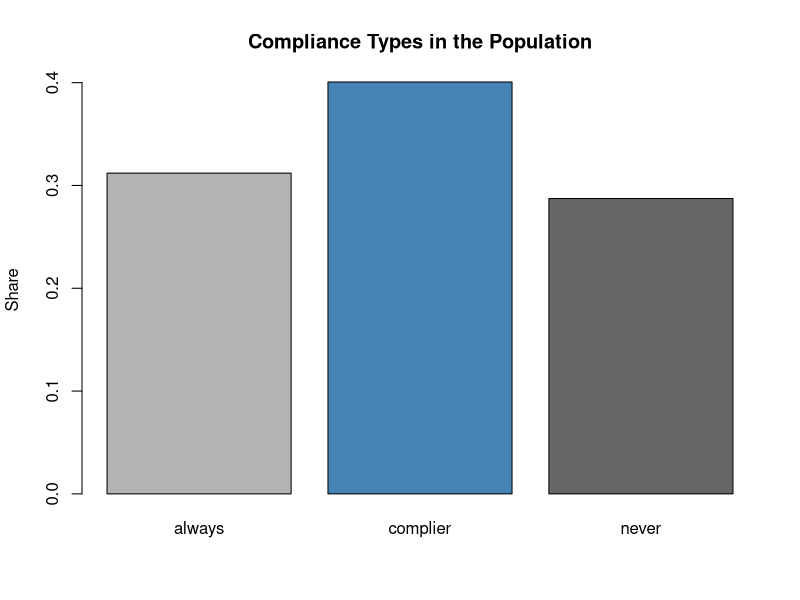

Reproduce this figure in R.
## ---- chunk 1
knitr::opts_chunk$set(
  echo = FALSE,
  message = FALSE,
  warning = FALSE,
  comment = NA,
  fig.align = "center"
)
## ---- chunk 2
set.seed(123)

n <- 3000
u <- rnorm(n)

type <- sample(
  c("never", "complier", "always"),
  size = n,
  replace = TRUE,
  prob = c(0.3, 0.4, 0.3)
)

z <- rbinom(n, 1, 0.5)

treat <- ifelse(
  type == "never", 0,
  ifelse(type == "always", 1, z)
)

y0 <- 5 + u + rnorm(n)
tau <- ifelse(type == "complier", 4, 1)
y1 <- y0 + tau

y <- y0 + treat * (y1 - y0)

case3C <- data.frame(y, treat, z, type, y0, y1, tau)
## ---- chunk 3
ATE  <- mean(case3C$y1 - case3C$y0)
LATE <- mean(case3C$tau[case3C$type == "complier"])

c(ATE = ATE, LATE = LATE)
## ---- chunk 4
ols <- lm(y ~ treat, data = case3C)
summary(ols)
## ---- chunk 5
wald <- cov(case3C$y, case3C$z) / cov(case3C$treat, case3C$z)
wald
## ---- chunk 6
library(AER)
iv <- ivreg(y ~ treat | z, data = case3C)
summary(iv)
## ---- chunk 7
type_counts <- table(case3C$type)
barplot(
  type_counts / sum(type_counts),
  col = c("gray70", "steelblue", "gray40"),
  main = "Compliance Types in the Population",
  ylab = "Share"
)
## ---- chunk 8
p1 <- mean(case3C$treat[case3C$z == 1])
p0 <- mean(case3C$treat[case3C$z == 0])

c(
  Share_Compliers = p1 - p0,
  True_Share_Compliers = mean(case3C$type == "complier")
)
